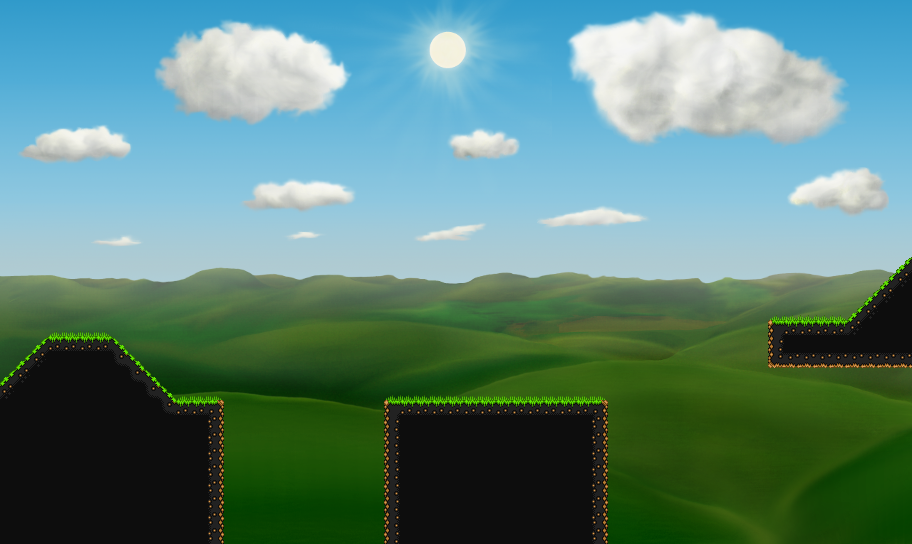

The image is a tile-based game level rendered from a .tmx file. Its description and source (layers, tilesets, objects; grid data summarised) follow:
An orthogonal 57x34 tile map with 16x16 px tiles, 2 tile layers (plataforms, grass), 1 hidden layer not drawn, 4 image layers and 6 objects (2x glacier, character, enemy, me.LevelEntity).

<map version="1.0" orientation="orthogonal" width="57" height="34" tilewidth="16" tileheight="16">
 <properties>
  <property name="baseHeight" value="40" />
  <property name="tools" value="json:[&quot;water&quot;,&quot;melt&quot;, &quot;poison&quot;]" />
 </properties>
 <tileset firstgid="1" name="tile" tilewidth="16" tileheight="16">
  <image source="../assets/tile.png" width="128" height="128" />
  <tile id="5">
   <properties>
    <property name="type" value="solid" />
   </properties>
  </tile>
  <tile id="6">
   <properties>
    <property name="type" value="lslope" />
   </properties>
  </tile>
  <tile id="7">
   <properties>
    <property name="type" value="rslope" />
   </properties>
  </tile>
  <tile id="14">
   <properties>
    <property name="type" value="solid" />
   </properties>
  </tile>
  <tile id="15">
   <properties>
    <property name="type" value="solid" />
   </properties>
  </tile>
 </tileset>
 <imagelayer name="sky" width="57" height="34">
  <image source="../assets/sky.png" />
 </imagelayer>
 <imagelayer name="ground" width="57" height="34">
  <image source="../assets/ground.png" />
 </imagelayer>
 <imagelayer name="clouds" width="57" height="34">
  <image source="../assets/clouds.png" />
  <properties>
   <property name="xSpeed" value="0.5" />
  </properties>
 </imagelayer>
 <imagelayer name="sun" width="57" height="34">
  <image source="../assets/sun.png" />
 </imagelayer>
 <layer name="plataforms" width="57" height="34">
  <data>[1938 cells, 324 non-empty, 12 distinct tile ids]</data>
 </layer>
 <objectgroup name="character" width="57" height="34">
  <object name="character" x="5" y="321" width="17" height="33">
   <properties>
    <property name="image" value="pjtile" />
    <property name="spriteheight" value="46" />
    <property name="spritewidth" value="32" />
   </properties>
  </object>
 </objectgroup>
 <layer name="grass" width="57" height="34" opacity="0.70">
  <data>[1938 cells, 26 non-empty, 3 distinct tile ids]</data>
 </layer>
 <objectgroup name="glaciar" width="57" height="34">
  <object name="glacier" x="637" y="307" width="96" height="198">
   <properties>
    <property name="height" value="180" />
    <property name="width" value="96" />
   </properties>
  </object>
  <object name="glacier" x="259" y="343" width="94" height="169">
   <properties>
    <property name="height" value="150" />
    <property name="width" value="96" />
   </properties>
  </object>
  <object x="746" y="522" width="1" />
 </objectgroup>
 <objectgroup name="Enemy" width="57" height="34">
  <object name="enemy" x="385" y="345" width="221" height="55" />
 </objectgroup>
 <objectgroup name="me.LevelEntity" width="57" height="34">
  <properties>
   <property name="" value="" />
  </properties>
  <object name="me.LevelEntity" x="862" y="257" width="45" height="54">
   <properties>
    <property name="duration" value="250" />
    <property name="fade" value="#000" />
    <property name="to" value="level8" />
   </properties>
  </object>
 </objectgroup>
 <layer name="collision" width="57" height="34" visible="0">
  <data>[1938 cells, 71 non-empty, 3 distinct tile ids]</data>
 </layer>
</map>
